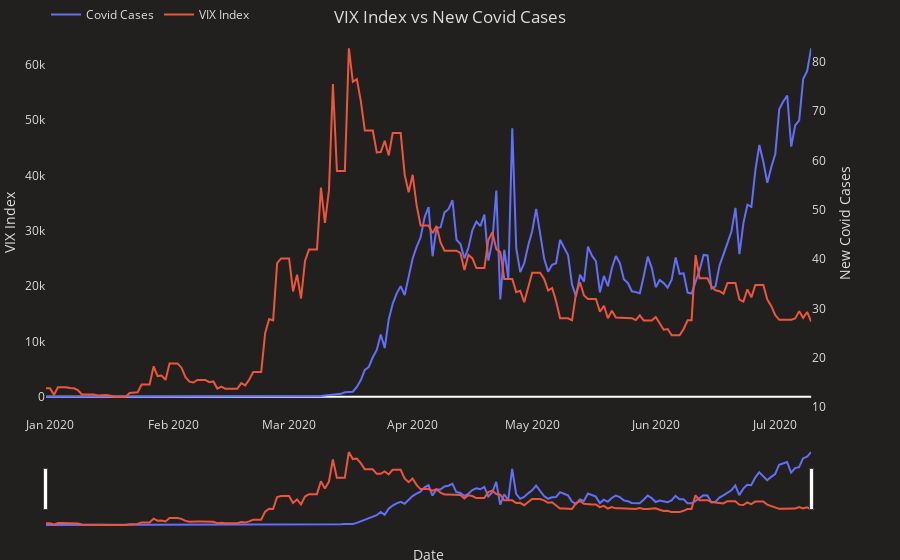

Here is the notebook cell this chart was saved with:
### Code cell
#PLOTTING CORONAVIRUS NEW CASES VS VIX

# Create figure with secondary y-axis
fig = make_subplots(specs=[[{"secondary_y": True}]])

# Add traces
fig.add_trace(go.Scatter(x=main_data6['date'], y=main_data6['new_cases'], name="Covid Cases"),secondary_y=False)

fig.add_trace(go.Scatter(x=main_data6['date'], y=main_data6['VIX Close'], name="VIX Index"),secondary_y=True)

# Add figure title
fig.update_layout(
        title={
            'text': "VIX Index vs New Covid Cases",
            'y': 0.98,
            'x': 0.5,
            'xanchor': 'center',
            'yanchor': 'top'})

# Set x-axis title
fig.update_xaxes(title_text="Date")

# Set y-axes titles
fig.update_yaxes(title_text="VIX Index", secondary_y=False)
fig.update_yaxes(title_text="New Covid Cases", secondary_y=True)


fig.update_xaxes(showgrid=False, zeroline=True, rangeslider_visible=True, showticklabels=True,
                     showspikes=True, spikemode='across', spikesnap='cursor', showline=False,
                     spikecolor="grey",spikethickness=0.5, spikedash='solid')

fig.update_yaxes(showgrid=False,showspikes=True, spikedash='solid',spikemode='across', 
                    spikecolor="grey",spikesnap="cursor",spikethickness=0.5)

fig.update_layout({'plot_bgcolor': "#21201f", 'paper_bgcolor': "#21201f", 'legend_orientation': "h"},
                      legend=dict(y=1, x=0),
                      font=dict(color='#dedddc'), dragmode='pan', hovermode='x unified',
                      margin=dict(b=20, t=0, l=0, r=40))

fig.show()

### Figure 1 — Plotly figure (JSON) as saved in the notebook; plotly's stock layout.template omitted (floating-point values rounded to 4 significant figures; data arrays with more than 128 entries replaced by an {"elided": "..."} marker saying what was removed)
{"data": [{"name": "Covid Cases", "type": "scatter", "x": {"elided": "193 str values"}, "xaxis": "x", "y": {"elided": "193 int values"}, "yaxis": "y"}, {"name": "VIX Index", "type": "scatter", "x": {"elided": "193 str values"}, "xaxis": "x", "y": {"elided": "193 float values"}, "yaxis": "y2"}], "layout": {"dragmode": "pan", "font": {"color": "#dedddc"}, "hovermode": "x unified", "legend": {"orientation": "h", "x": 0, "y": 1}, "margin": {"b": 20, "l": 0, "r": 40, "t": 0}, "paper_bgcolor": "#21201f", "plot_bgcolor": "#21201f", "title": {"text": "VIX Index vs New Covid Cases", "x": 0.5, "xanchor": "center", "y": 0.98, "yanchor": "top"}, "xaxis": {"anchor": "y", "domain": [0, 0.94], "rangeslider": {"visible": true}, "showgrid": false, "showline": false, "showspikes": true, "showticklabels": true, "spikecolor": "grey", "spikedash": "solid", "spikemode": "across", "spikesnap": "cursor", "spikethickness": 0.5, "title": {"text": "Date"}, "zeroline": true}, "yaxis": {"anchor": "x", "domain": [0, 1], "showgrid": false, "showspikes": true, "spikecolor": "grey", "spikedash": "solid", "spikemode": "across", "spikesnap": "cursor", "spikethickness": 0.5, "title": {"text": "VIX Index"}}, "yaxis2": {"anchor": "x", "overlaying": "y", "showgrid": false, "showspikes": true, "side": "right", "spikecolor": "grey", "spikedash": "solid", "spikemode": "across", "spikesnap": "cursor", "spikethickness": 0.5, "title": {"text": "New Covid Cases"}}}}
